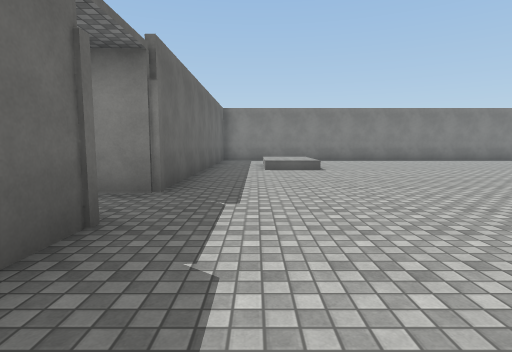
[1] (above)

22 first-person views from a walk through a scene from a Unity 3-D project. The camera is 1.4 m above the floor, tilts 6° down and sees 80° across. The floor is counted in squares, 2 m on a side. Each view is taken from the middle of a square. On the plan, view 1 faces up. The plan holds only what a view shows up to about 10 squares ahead; the rest is blank. Surface patterns are stand-ins for the level's own textures.

[2]
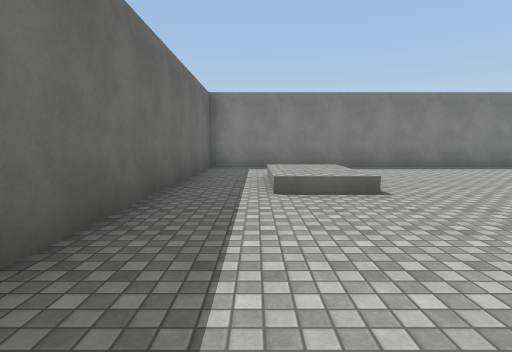

[3]
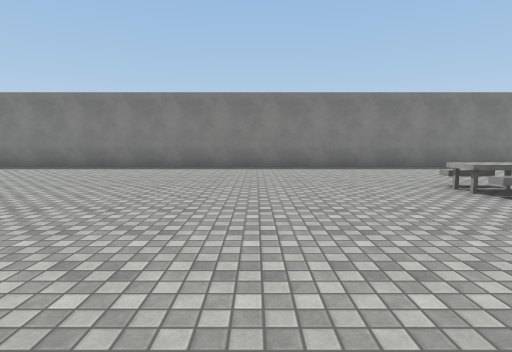

[4]
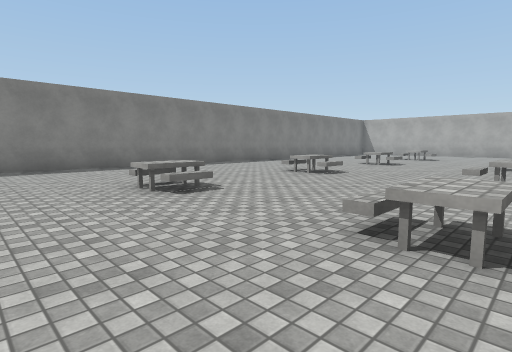

[5]
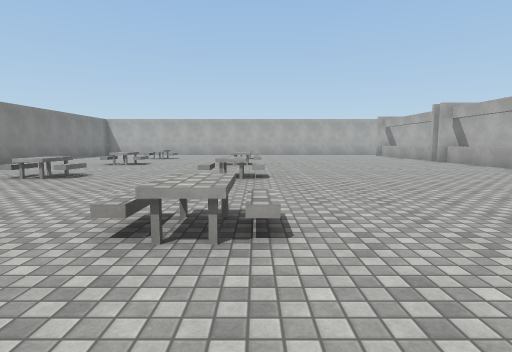

[6]
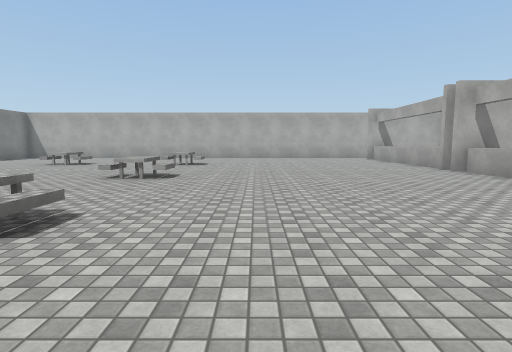

[7]
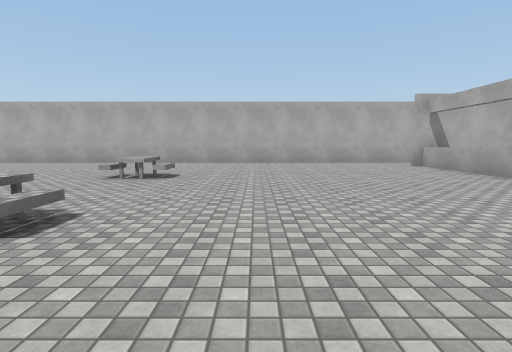

[8]
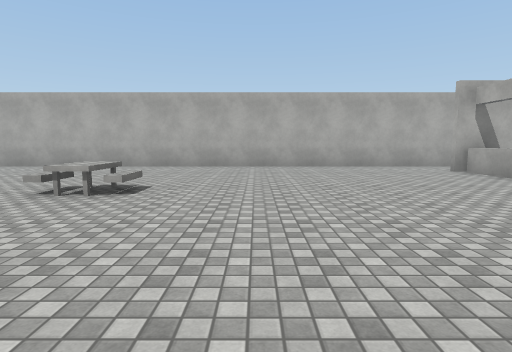

[9]
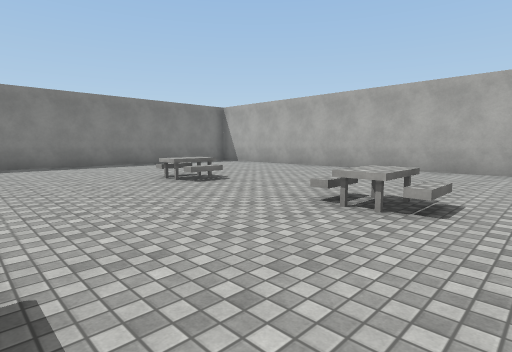

[10]
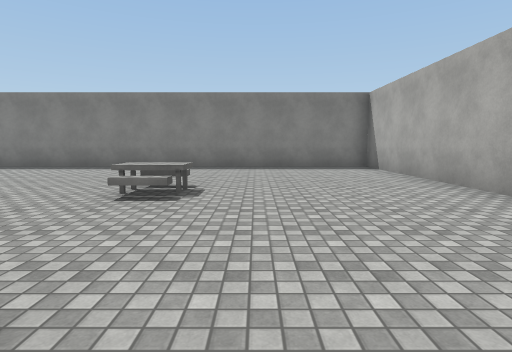

[11]
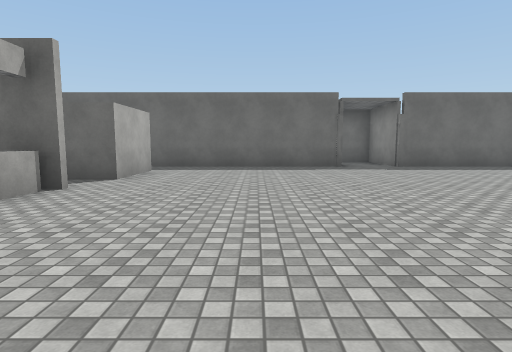

[12]
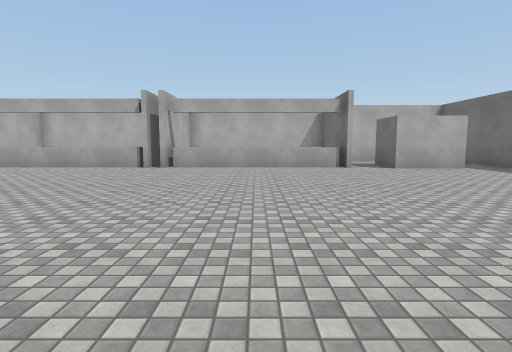

[13]
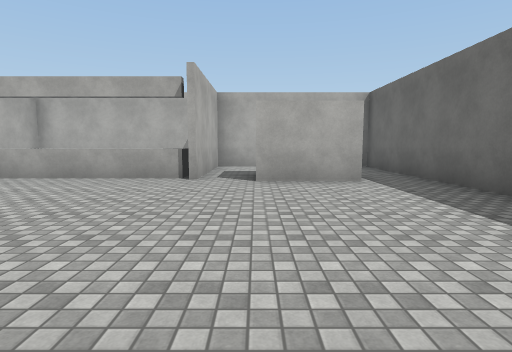

[14]
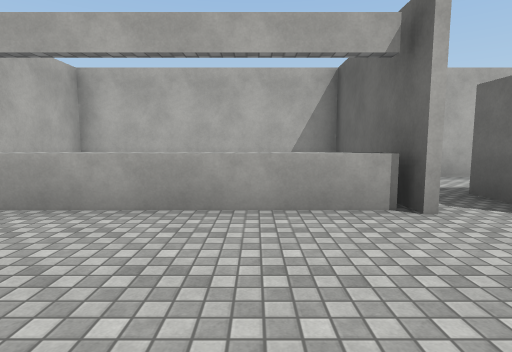

[15]
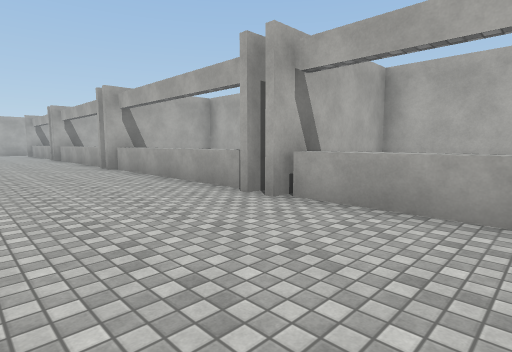

[16]
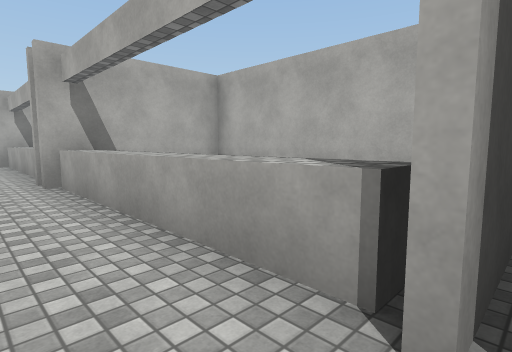

[17]
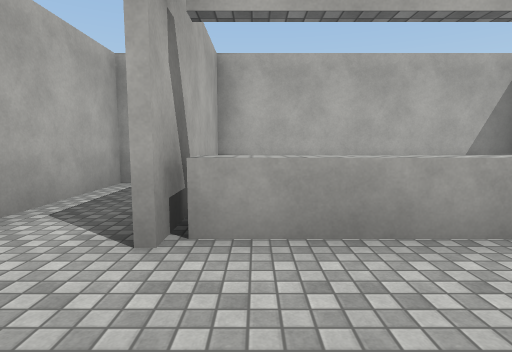

[18]
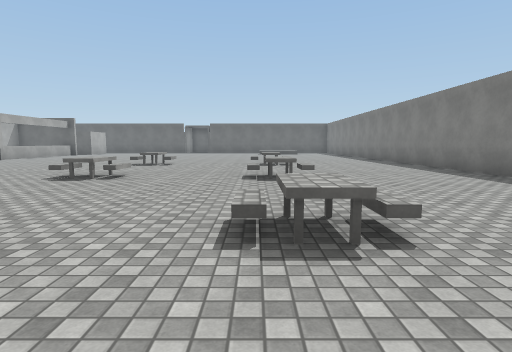

[19]
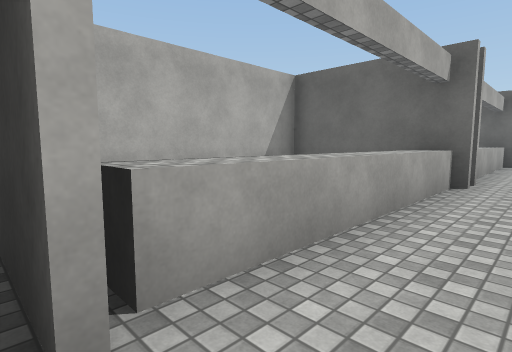

[20]
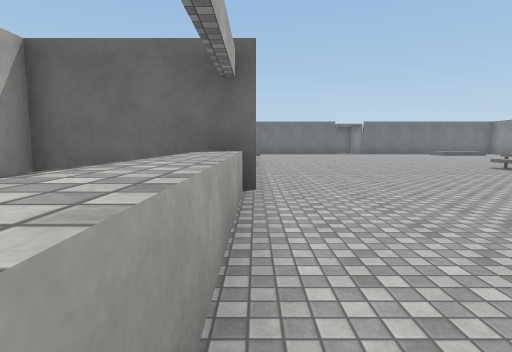

[21]
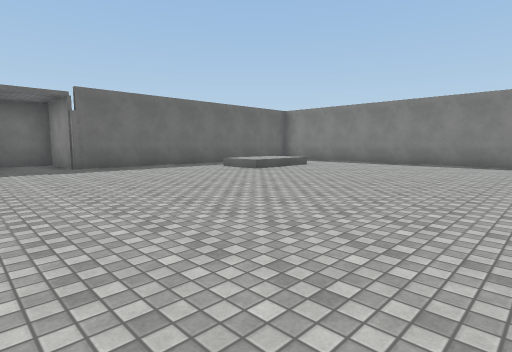

[22]
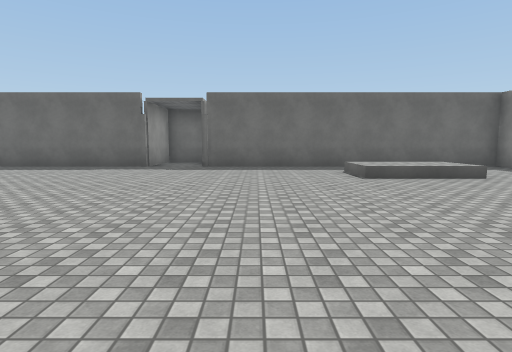

### Floor plan
Key: @ floor where view 1 was taken; # wall or solid block; . main floor; : floor 0.5 m higher than the main floor; / step, stairs or slope; ^ raised ledge; O other object.
Columns run from 4 left of view 1 to 29 right of it. Each row starts with its distance up from view 1.
 14   ################################
 13   #..............................#
 12   #..............................#
 11   #..//..........................#
 10   #..:/..........................#
  9   #..:/..........................#
  8   #............OO..OO..OO..OO....#
  7   #..............................#
  6   #..............................#
  5 ###..............................#
  4 #..............OO..OO..OO..OO....#
  3 #................................#
  2   #..............................#
  1   #..............................#
  0   #.@............................#
 -1   #..............................#
 -2   #..............................#
 -3   #.####.....#.....#.....#.....#.#
 -4   #.  ##^^^^^#^^^^^#^^^^^#^^^^^#.#
 -5   #. ...#    #     #     #    # .#
 -6   #. ...####################### .#
 -7   ########                   #####

Where each view was taken, in squares from view 1:
view 1: 0 up, 0 right, facing up
view 2: 4 up, 0 right, facing up
view 3: 4 up, 8 right, facing up
view 4: 4 up, 9 right, facing up-right
view 5: 4 up, 9 right, facing right
view 6: 2 up, 13 right, facing right
view 7: 2 up, 17 right, facing right
view 8: 2 up, 19 right, facing right
view 9: 3 up, 20 right, facing up-right
view 10: 4 up, 25 right, facing up
view 11: 0 up, 8 right, facing left
view 12: 6 up, 6 right, facing down
view 13: 3 up, 2 right, facing down
view 14: 0 up, 5 right, facing down
view 15: 0 up, 6 right, facing down-right
view 16: 2 down, 9 right, facing down-right
view 17: 1 down, 26 right, facing down
view 18: 8 up, 22 right, facing left
view 19: 2 down, 21 right, facing down-left
view 20: 3 down, 20 right, facing left
view 21: 2 up, 8 right, facing up-left
view 22: 6 up, 8 right, facing left
